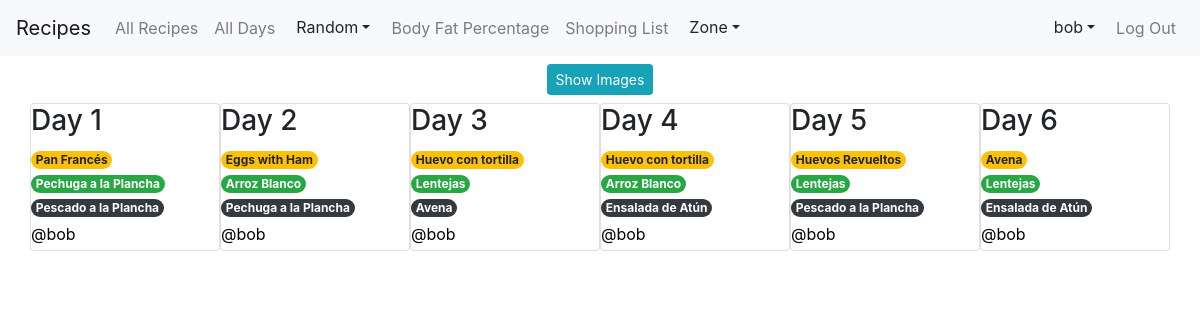
/random_week (signed in), run on the app's committed database.
### app/models.py (models this page shows, shortened)
class User(AbstractUser):
    pass

class Recipe(models.Model):
    id = models.AutoField(primary_key=True, unique=True)
    title = models.CharField(max_length=30)
    ingredients = models.CharField(max_length=50)
    image_url = models.CharField(max_length=400)
    tags = models.CharField(max_length=50)
    description = models.CharField(max_length=400)
    creator = models.ForeignKey(User, on_delete=models.CASCADE)

### app/views.py (the view)
# urls.py: path("random_week", views.random_week, name="random_week"),
def random_week(request):
    breakfasts = Recipe.objects.filter(tags__contains="desayuno")
    meals = Recipe.objects.filter(tags__contains="comida")
    dinners = Recipe.objects.filter(tags__contains="cena")
    week_menus = []
    for day in range(6):
        title = f"Day {day+1}"
        breakfast = random.choice(breakfasts)
        meal = random.choice(meals)
        dinner = random.choice(dinners)
        day_menu = DayMenu(title=title,
                       breakfast=breakfast, meal=meal, dinner=dinner,
                       creator=request.user)
        week_menus.append(day_menu)
    return render(request, 'app/random_week.html',{
        'menus': week_menus
    })

### app/templates/app/random_week.html (shortened to what this page needs)
{% extends "app/layout.html" %}
{% load my_filters %}
{% block body %}
  <div class="row justify-content-center m-2">
    <button id="toggle_menus" class="btn  btn-sm btn-info">Show Images</button>
  </div>
  {% include 'app/render_menus.html' %}
{% endblock %}

### app/templates/app/layout.html (shortened to what this page needs)
{% load static %}
<!DOCTYPE html>
<html lang="en">
    <head>
        <link rel="stylesheet" href="https://stackpath.bootstrapcdn.com/bootstrap/4.4.1/css/bootstrap.min.css">
        <link rel="stylesheet" href="https://cdnjs.cloudflare.com/ajax/libs/font-awesome/5.15.3/css/all.min.css">
        <link href="{% static 'app/styles.css' %}" rel="stylesheet">
    </head>
    <body>
        <nav class="navbar navbar-expand-md navbar-light bg-light">
            <a class="navbar-brand" href="#">Recipes</a>
            <div class="collapse navbar-collapse" id="myNavBar">
                <div class="d-flex justify-content-between w-100" >
              <ul class="navbar-nav">
                <li class="nav-item">
                  <a class="nav-link" href="{% url 'index' %}">All Recipes</a>
                </li>
                <li class="nav-item">
                    <a class="nav-link" href="{% url 'show_menus' %}">All Days</a>
                </li>
                <div class="dropdown">
                    <button class="btn dropdown-toggle" data-bs-toggle='dropdown'>Random</button>
                </div>
                <li class="nav-item">
                    <a class="nav-link" href="{% url 'get_fat' %}">Body Fat Percentage</a>
                </li>
                <li class="nav-item">
                    <a class="nav-link" href="{% url 'shopping_list' %}">Shopping List</a>
                </li>
                <div class="dropdown">
                    <button class="btn dropdown-toggle" data-bs-toggle='dropdown'>Zone</button>
                </div>
              </ul>
              <ul class="navbar-nav">
                    {% if user.is_authenticated %}
                    <div class="dropdown ">
                        <button class="btn dropdown-toggle" data-bs-toggle='dropdown'>{{user.username}}</button>
                    </div>
                    <li class="nav-item">
                        <a class="nav-link" href="{% url 'logout' %}">Log Out</a>
                    </li>
                    {% endif %}
              </ul>
                </div>
            </div>
          </nav>
        <div class="body">
            {% block body %}
            {% endblock %}
        </div>
    </body>
</html>

### app/templates/app/render_menus.html (shortened to what this page needs)
{% load my_filters %}
<div class="container">
  <div class="row">
      {% for menu in menus %}
        <div class="card col-lg-2 col-sm-4 p-0 card-menu">
            <h3>{{menu.title}}</h3>
            <a href="/recipe/{{menu.breakfast.id}}">
              <p class="mb-0 badge badge-warning rounded-pill">{{menu.breakfast.title}}</p>
            </a>
            <a href="/recipe/{{menu.meal.id}}">
              <p class="mb-0 badge badge-success rounded-pill">{{menu.meal.title}}</p>
            </a>
            <a href="/recipe/{{menu.dinner.id}}">
              <p class="mb-0 badge badge-dark rounded-pill text-white">{{menu.dinner.title}}</p>
            </a>
            <div class='d-flex justify-content-between'>
                <a href="/profile/{{menu.creator.id}}" class="py-1">
                    @{{menu.creator}}
                </a>
            </div>
        </div>
      {% endfor %}
  </div>
</div>

### app/static/app/styles.css (style rules this page uses)
.card-menu a { text-decoration: none; color : black }

### data on the page
User: username "bob", creator "bob" "bob" "bob" "bob" "bob" "bob"
Recipe: breakfast "Pan Francés"
Recipe: meal "Pechuga a la Plancha", dinner "Pechuga a la Plancha"
Recipe: dinner "Pescado a la Plancha" "Pescado a la Plancha"
Recipe: breakfast "Eggs with Ham"
Recipe: meal "Arroz Blanco" "Arroz Blanco"
Recipe: breakfast "Huevo con tortilla" "Huevo con tortilla"
Recipe: meal "Lentejas" "Lentejas" "Lentejas"
Recipe: dinner "Avena", breakfast "Avena"
Recipe: dinner "Ensalada de Atún" "Ensalada de Atún"
Recipe: breakfast "Huevos Revueltos"

### other printed values
{{ menu.title }} "Day 1" "Day 2" "Day 3" "Day 4" "Day 5" "Day 6"
